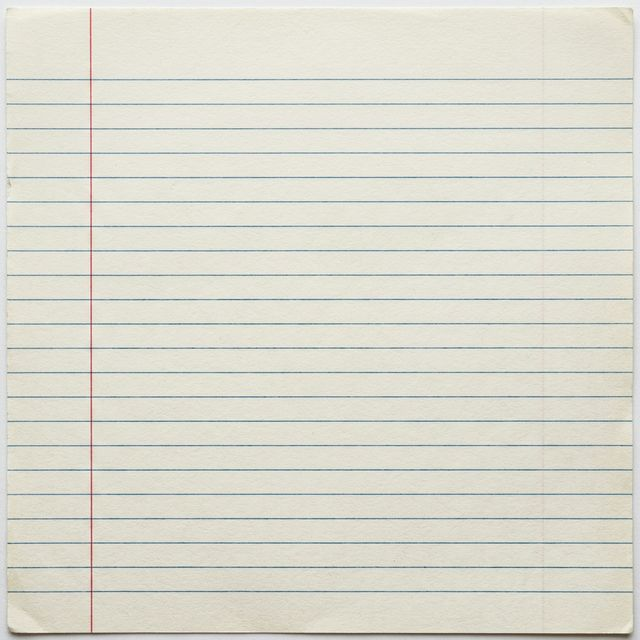
#> input picture assets/paper_texture.png, 640 x 640 px
$ python calibrate_paper.py
#> lines starting #> are read from the running program, lines starting #| are printed output that depends on the picture; after the words box and inside, x2 and y2 are one past the last pixel; in counts of white or black regions, pixels touching at a corner belong together
import cv2
import numpy as np
import json
from pathlib import Path

def get_paper_corners(img):
    """Detect the 4 corners of the paper sheet in the image."""
    gray = cv2.cvtColor(img, cv2.COLOR_BGR2GRAY)
    blur = cv2.GaussianBlur(gray, (5, 5), 0)
    edges = cv2.Canny(blur, 75, 200)

    contours, _ = cv2.findContours(edges, cv2.RETR_EXTERNAL, cv2.CHAIN_APPROX_SIMPLE)
    contours = sorted(contours, key=cv2.contourArea, reverse=True)

    for cnt in contours:
        perc = cv2.arcLength(cnt, True)
        approx = cv2.approxPolyDP(cnt, 0.02 * perc, True)
        if len(approx) == 4:
            return approx.reshape(4, 2)
    return None

def order_points(pts):
    """Order points: top-left, top-right, bottom-right, bottom-left."""
    rect = np.zeros((4, 2), dtype="float32")
    s = pts.sum(axis=1)
    rect[0] = pts[np.argmin(s)]
    rect[2] = pts[np.argmax(s)]
    diff = np.diff(pts, axis=1)
    rect[1] = pts[np.argmin(diff)]
    rect[3] = pts[np.argmax(diff)]
    return rect

def calibrate_paper(image_path: str):
#> called with image_path = 'assets/paper_texture.png'
    img = cv2.imread(image_path)
#> img is the input picture: shape (640, 640, 3); mean B, G, R 208, 219, 219.9
    if img is None: return {"error": "No image"}
    H_target, W_target = 3508, 2480
    img = cv2.resize(img, (W_target, H_target))
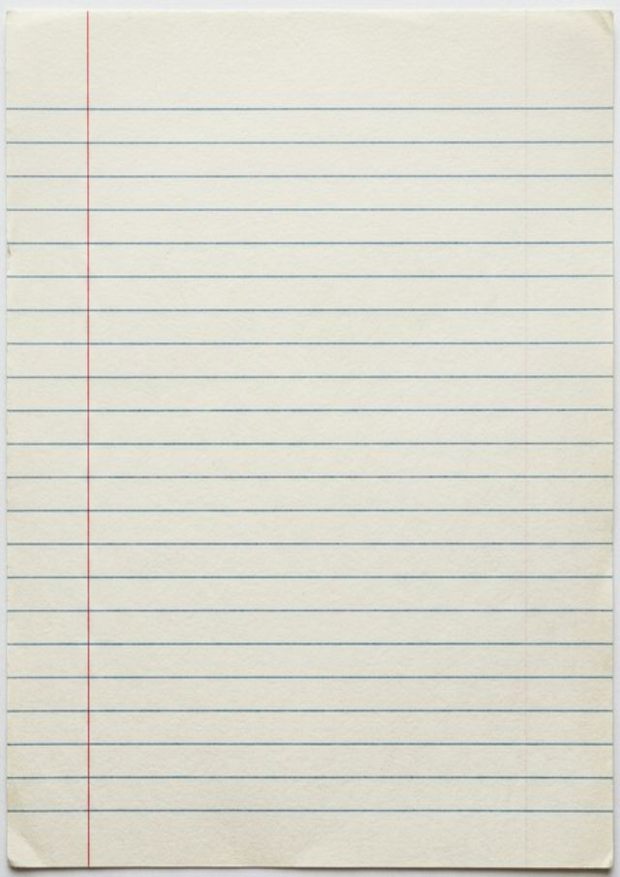
#> img: shape (3508, 2480, 3) (shown at 1/4 size); mean B, G, R 207.9, 218.9, 219.8
    gray = cv2.cvtColor(img, cv2.COLOR_BGR2GRAY)

    # [ROBUST] Morphological Line Detection
    # Use a horizontal kernel to highlight lines
    thresh = cv2.adaptiveThreshold(gray, 255, cv2.ADAPTIVE_THRESH_GAUSSIAN_C,
                                   cv2.THRESH_BINARY_INV, 51, 15)
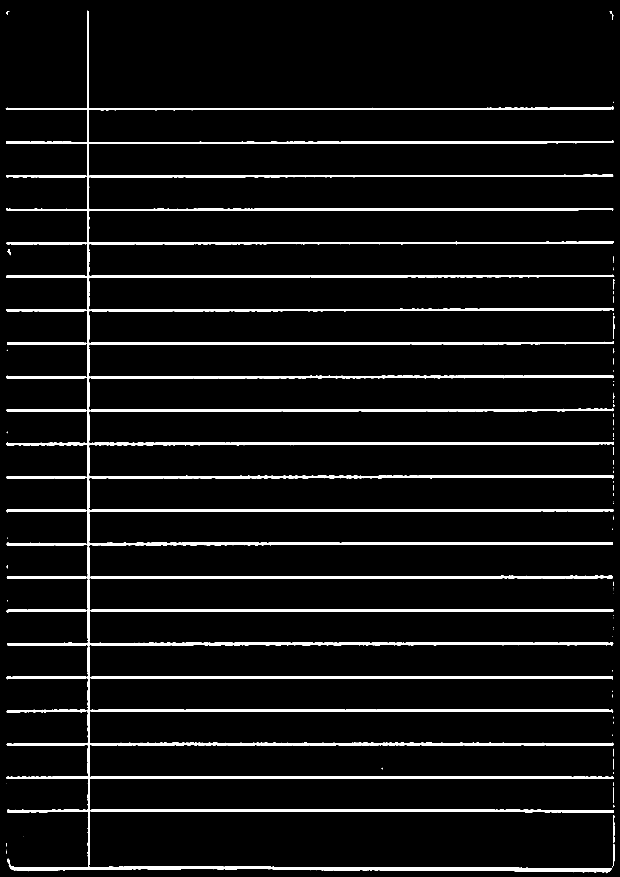
#> thresh: shape (3508, 2480) (shown at 1/4 size); 5.4% white; 93 white regions (54 under 20 px), largest, box (x1, y1, x2, y2) and area: (23, 43, 2456, 3493) 357128, (360, 2170, 2452, 2181) 18005, (359, 1767, 2456, 1781) 17108
    horiz_kernel = cv2.getStructuringElement(cv2.MORPH_RECT, (100, 1))
    detected_lines = cv2.morphologyEx(thresh, cv2.MORPH_OPEN, horiz_kernel, iterations=2)
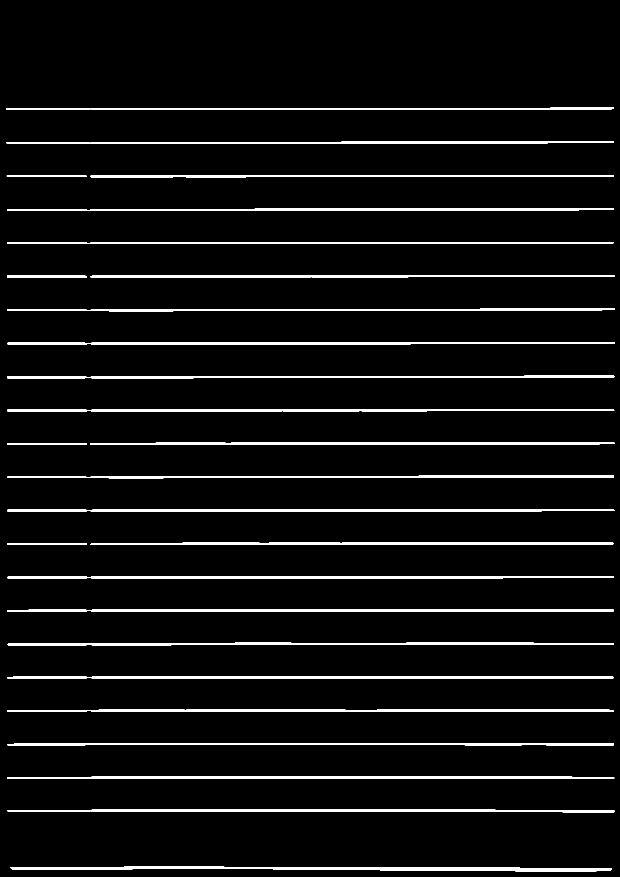
#> detected_lines: shape (3508, 2480) (shown at 1/4 size); 4.5% white; 29 white regions, largest, box (x1, y1, x2, y2) and area: (42, 3467, 2447, 3485) 24930, (31, 2571, 2455, 2581) 19729, (29, 2972, 2456, 2981) 19294

    # Projection profile on MORPHED lines
    proj = np.sum(detected_lines, axis=1)
#> proj = 3508 values, max 619650 at index 435, min 0 at index 0, mean 28303
    threshold = np.max(proj) * 0.2
#> threshold = 123930
    peaks = []
    for y in range(2, len(proj) - 2):
        if proj[y] > threshold and proj[y] == np.max(proj[y-2:y+3]):
            peaks.append(int(y))
#> after the loop, peaks = 34 values from 435 to 3474

    unique_ys = []
    if peaks:
        unique_ys.append(peaks[0])
        for p in peaks[1:]:
            if p - unique_ys[-1] > 60:
                unique_ys.append(p)
#> this loop made 33 passes
#> p on passes 1 to 12: 570, 704, 838, 972, 973, 1104, 1239, 1373, 1508, 1641, 1773, 1774
#> after the loop, unique_ys = [435, 570, 704, 838, 972, 1104, 1239, 1373, 1508, 1641, 1773, 1909, 2041, 2173, 2310, 2442, 2576, 2710, 2843, 2978, 3110, 3241, 3474]

    # Vertical Margin (Red line) - use Red balance
    b, g, r = cv2.split(img)
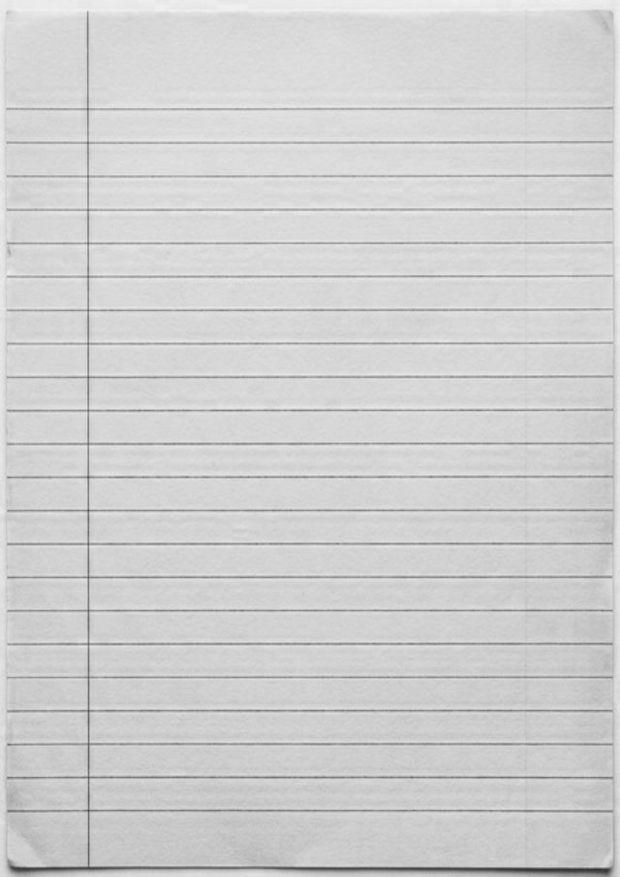
#> b: shape (3508, 2480) (shown at 1/4 size); min 40, max 241, mean 207.9
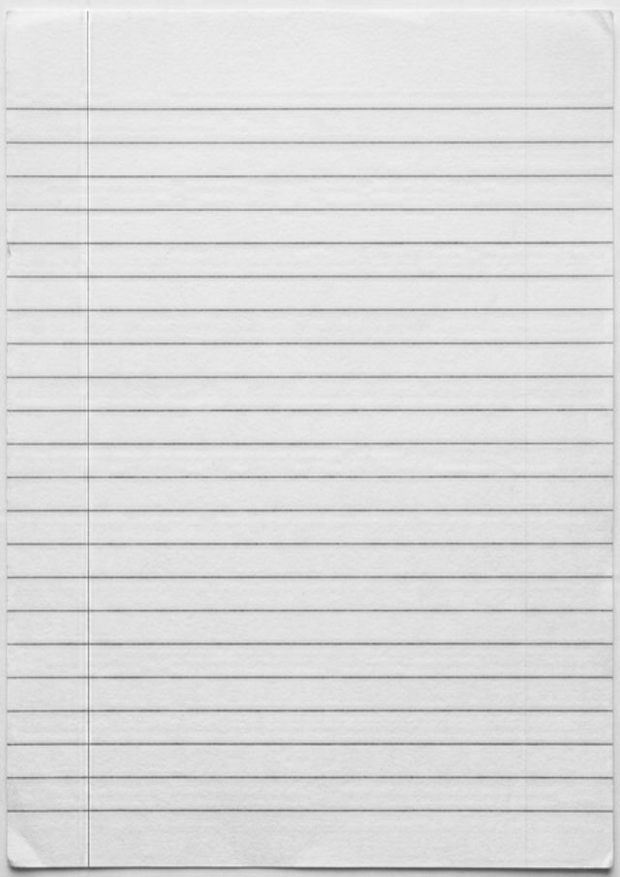
#> r: shape (3508, 2480) (shown at 1/4 size); min 67, max 255, mean 219.8
    red_mask = cv2.subtract(r, g)
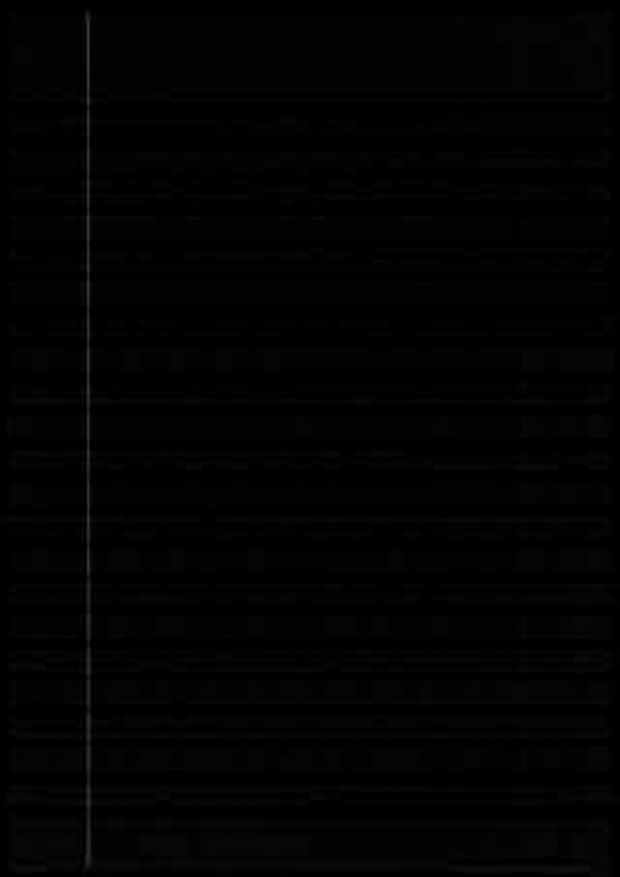
#> red_mask: shape (3508, 2480) (shown at 1/4 size); min 0, max 63, mean 2.1
    margin_x = int(np.argmax(np.sum(red_mask, axis=0)))
#> margin_x = 354
    if margin_x < 100 or margin_x > 1000: margin_x = 420

    calibration = {
        "top_margin": unique_ys[0] if unique_ys else 400,
        "line_height": int(np.median(np.diff(unique_ys))) if len(unique_ys) > 5 else 130,
        "left_margin": margin_x + 80,
        "all_line_ys": unique_ys
    }
#> calibration = {'top_margin': 435, 'line_height': 134, 'left_margin': 434, 'all_line_ys': [435, 570, 704, 838, 972, 1104, 1239, 1373, 1508, 1641, 1773, 1909, 2041, 2173, 2310, 2442, 2576, 2710, 2843, 2978, 3110, 3241, 3474]}

    with open("assets/calibration.json", "w") as f:
        json.dump(calibration, f, indent=4)
    print(f"Aggressive Calibration: {len(unique_ys)} lines found.")
#| Aggressive Calibration: 23 lines found.
    return calibration

if __name__ == "__main__":
    calibrate_paper("assets/paper_texture.png")

$ run again, with assets/photorealistic_substrate.jpg saved as assets/paper_texture.png
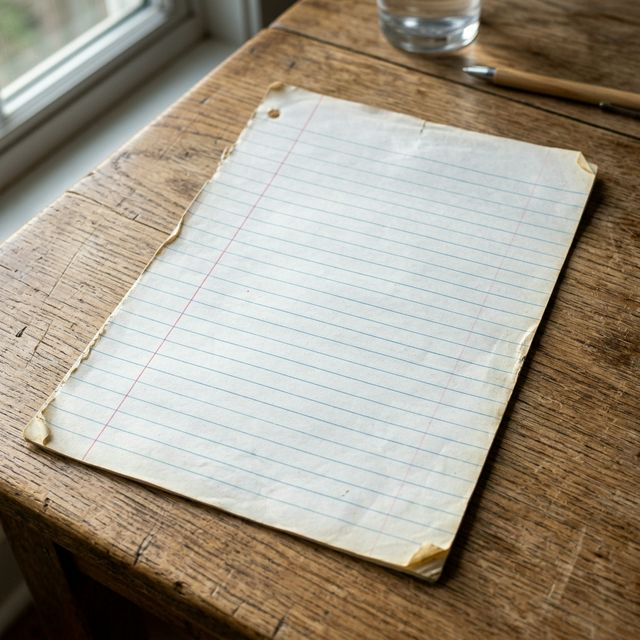
#> input picture assets/photorealistic_substrate.jpg, 640 x 640 px
#> in calibrate_paper, img is the input picture: shape (640, 640, 3); mean B, G, R 135.3, 150.4, 159.2
#> img: shape (3508, 2480, 3)
#> in calibrate_paper, `thresh = cv2.adaptiveThreshold(gray, 255, cv2.ADAPTIVE_THRESH_GAUSSIAN..`:
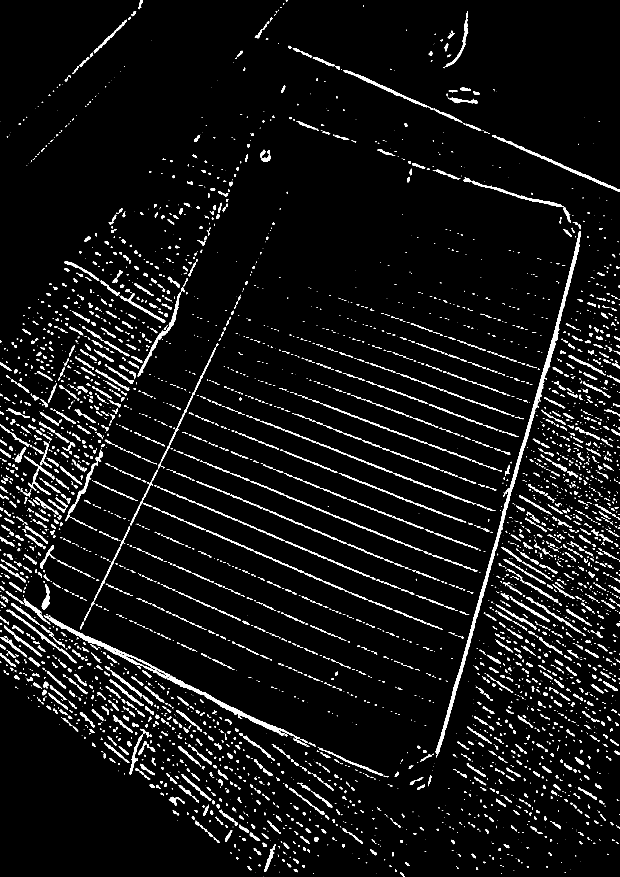
#> thresh: shape (3508, 2480) (shown at 1/4 size); 4.8% white; 4816 white regions (2055 under 20 px), largest, box (x1, y1, x2, y2) and area: (1743, 924, 2324, 3023) 26307, (668, 2703, 1154, 2942) 7632, (181, 2466, 680, 2713) 7527
#> detected_lines: shape (3508, 2480); every value is 0
#> proj = 3508 values from 0 to 0
#> threshold = 0
#> after the loop in calibrate_paper, `for y in range(2, len(proj) - 2):`: peaks = []
#> in calibrate_paper, `red_mask = cv2.subtract(r, g)`:
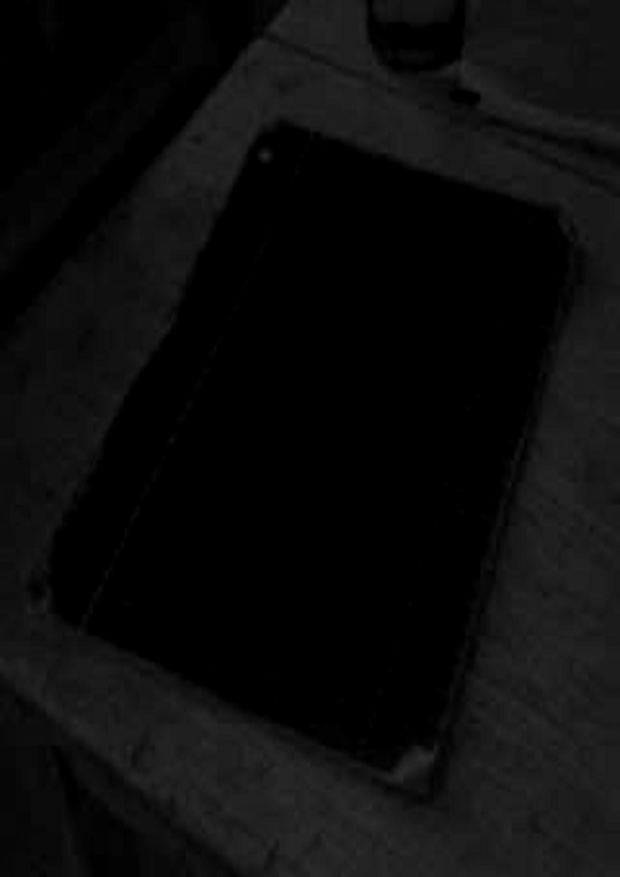
#> red_mask: shape (3508, 2480) (shown at 1/4 size); min 0, max 45, mean 11.8
#> margin_x = 2412
